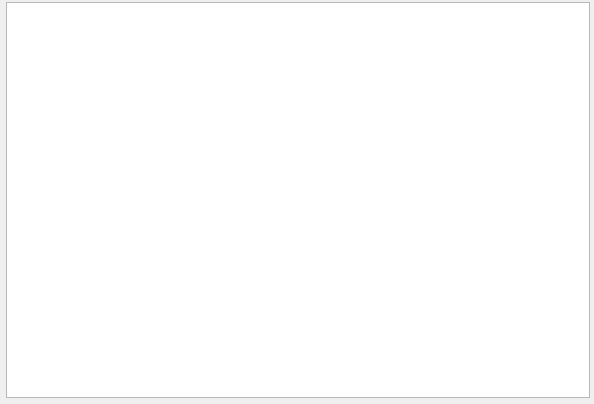
<?xml version="1.0" encoding="UTF-8"?>
<ui version="4.0">
 <class>UI</class>
 <widget class="QWidget" name="UI">
  <property name="geometry">
   <rect>
    <x>0</x>
    <y>0</y>
    <width>594</width>
    <height>404</height>
   </rect>
  </property>
  <property name="windowTitle">
   <string>socks5-proxy</string>
  </property>
  <layout class="QHBoxLayout" name="horizontalLayout">
   <property name="leftMargin">
    <number>6</number>
   </property>
   <property name="topMargin">
    <number>2</number>
   </property>
   <property name="rightMargin">
    <number>4</number>
   </property>
   <property name="bottomMargin">
    <number>6</number>
   </property>
   <item>
    <widget class="QTableView" name="tableView"/>
   </item>
  </layout>
 </widget>
 <resources/>
 <connections/>
</ui>
